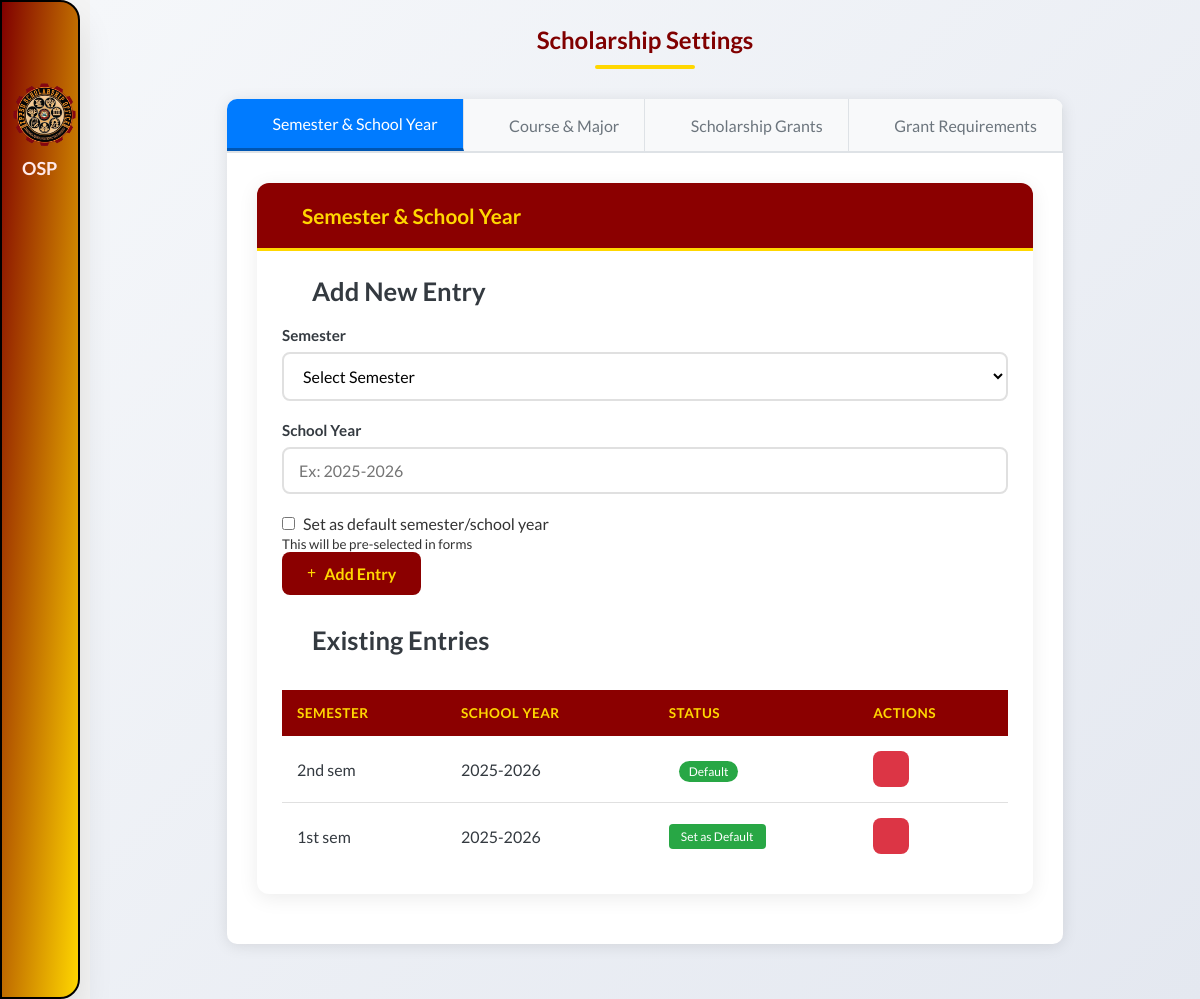
The app's page /views/manage_dropdowns.php (signed in) with its own data.
### tables this page shows
CREATE TABLE `dropdown_sem_sy` (
  `id` int(11) NOT NULL,
  `semester` enum('1st sem','2nd sem','Summer') NOT NULL,
  `school_year` varchar(9) NOT NULL,
  `is_default` tinyint(1) DEFAULT 0
);

### views/manage_dropdowns.php (the view, shortened to what this page needs)
<?php
include '../includes/session.php';
$sem_sy_list = $pdo->query("SELECT * FROM dropdown_sem_sy ORDER BY is_default DESC, semester, school_year")->fetchAll(PDO::FETCH_ASSOC);
$active_tab = isset($_GET['tab']) ? $_GET['tab'] : 'sem_sy';
?>
<!DOCTYPE html>
<html lang="en">
<head>
    <link rel="stylesheet" href="../css/styles.css?v=<?php echo time(); ?>">
    <link rel="stylesheet" href="../css/dashboard.css?v=<?php echo time(); ?>">
    <link rel="stylesheet" href="../css/manage_dropdowns.css?v=<?php echo time(); ?>">
    <link rel="stylesheet" href="https://code.jquery.com/ui/1.12.1/themes/base/jquery-ui.css">
</head>
<body>
    <nav class="stroke" id="sideNav">
        <ul>
            <li>
                <a href="#" class="logo">
                    <div style="display: flex; align-items: center;">
                        <img src="../assets/images/icons/scholarship_seal.png" alt="Scholarship Seal">
                    </div>
                    <span class="nav-item" style="margin-left: 10px;">OSP</span>
                </a>
            </li>
            <?php if ($_SESSION['role'] === 'admin'): ?>
                <li><a href="./dashboard.php"><i class="fas fa-solid fa-gauge"></i></a></li>
                <li><a href="./announcement.php"><i class="fas fa-bullhorn"></i></a></li>
                <li><a href="./scholarship_form.php"><i class="fas fa-solid fa-file"></i></a></li>
                <li><a href="./manage_dropdowns.php" class="activea"><i class="fas fa-list"></i></a></li>
                <li><a href="./applications.php"><i class="fas fa-solid fa-folder"></i></a></li>
                <li><a href="./logs.php"><i class="fas fa-clipboard-list"></i><span class="nav-item-2">Logs</span></a></li>
            <?php endif; ?>
            <li><a href="../auth/logout.php" class="logout"><i class="fas fa-solid fa-right-from-bracket"></i></a></li>
        </ul>
        <button class="toggle-btn" onclick="toggleNav()">
            <i class="fas fa-bars" id="toggle-icon"></i>
        </button>
    </nav>
    <div class="content">
        <h1 class="page-title">Scholarship Settings</h1>
        <div class="content-1">
            <div class="tab-container">
                <ul class="tab-header">
                    <li class="tab-item <?= $active_tab === 'sem_sy' ? 'active' : '' ?>" data-tab="sem_sy">
                        <i class="fas fa-calendar-alt"></i> Semester & School Year
                    </li>
                    <li class="tab-item <?= $active_tab === 'course_major' ? 'active' : '' ?>" data-tab="course_major">
                        <i class="fas fa-graduation-cap"></i> Course & Major
                    </li>
                    <li class="tab-item <?= $active_tab === 'scholarship_grant' ? 'active' : '' ?>"
                        data-tab="scholarship_grant">
                        <i class="fas fa-award"></i> Scholarship Grants
                    </li>
                    <li class="tab-item <?= $active_tab === 'grant_requirements' ? 'active' : '' ?>"
                        data-tab="grant_requirements">
                        <i class="fas fa-file-alt"></i> Grant Requirements
                    </li>
                </ul>
                <div class="tab-content">
                    <div class="tab-pane <?= $active_tab === 'sem_sy' ? 'active' : '' ?>" id="sem_sy">
                        <div class="dashboard-card">
                            <div class="card-header">
                                <h3><i class="fas fa-calendar-alt"></i> Semester & School Year</h3>
                            </div>
                            <div class="card-body">
                                <h4 class="section-title"><i class="fas fa-plus-circle"></i> Add New Entry</h4>
                                <form method="POST" class="add-form">
                                    <div class="form-group">
                                        <label for="semester">Semester</label>
                                        <select name="semester" id="semester" class="form-control" required>
                                            <option value="">Select Semester</option>
                                        </select>
                                    </div>
                                    <div class="form-group">
                                        <label for="school_year">School Year</label>
                                        <input type="text" name="school_year" id="school_year" class="form-control"
                                            placeholder="Ex: 2025-2026" pattern="\d{4}-\d{4}" title="Format: YYYY-YYYY"
                                            required>
                                    </div>
                                    <div class="default-checkbox">
                                        <label>
                                            <input type="checkbox" name="is_default" value="1">
                                            <span>Set as default semester/school year</span>
                                        </label>
                                        <small class="text-muted">This will be pre-selected in forms</small>
                                    </div>
                                    <button type="submit" class="btn btn-primary">
                                        <i class="fas fa-plus"></i> Add Entry
                                    </button>
                                </form>
                                <h4 class="section-title" style="margin-top: 30px;">
                                    <i class="fas fa-list-ul"></i> Existing Entries
                                </h4>
                                <?php if (empty($sem_sy_list)): ?>
                                    <div class="empty-state">
                                        <i class="fas fa-calendar-times"></i>
                                        <p>No semester entries found</p>
                                    </div>
                                <?php else: ?>
                                    <div class="table-responsive">
                                        <table class="table">
                                            <thead>
                                                <tr>
                                                    <th>Semester</th>
                                                    <th>School Year</th>
                                                    <th>Status</th>
                                                    <th>Actions</th>
                                                </tr>
                                            </thead>
                                            <tbody>
                                                <?php foreach ($sem_sy_list as $s): ?>
                                                    <tr>
                                                        <td><?= htmlspecialchars($s['semester']) ?></td>
                                                        <td><?= htmlspecialchars($s['school_year']) ?></td>
                                                        <td>
                                                            <?php if ($s['is_default']): ?>
                                                                <span class="default-badge">Default</span>
                                                            <?php else: ?>
                                                                <form method="POST" style="display: inline;">
                                                                    <button type="submit" class="set-default-btn"
                                                                        onclick="return confirm('Set this as the default semester/school year?')">
                                                                        Set as Default
                                                                    </button>
                                                                </form>
                                                            <?php endif; ?>
                                                        </td>
                                                        <td>
                                                            <a href="?delete=<?= $s['id'] ?>&type=sem_sy&tab=sem_sy"
                                                                class="btn-delete-icon"
                                                                onclick="return confirm('Are you sure you want to delete this entry?')"
                                                                title="Delete">
                                                                <i class="fas fa-trash-alt"></i>
                                                            </a>
                                                        </td>
                                                    </tr>
                                                <?php endforeach; ?>
                                            </tbody>
                                        </table>
                                    </div>
                                <?php endif; ?>
                            </div>
                        </div>
                    </div>
                </div>
            </div>
        </div>
    </div>
</body>
</html>

### css/styles.css (style rules this page uses)
* { margin: 0; padding: 0; outline: none; border: none; text-decoration: none; box-sizing: border-box; font-family: "Lato", sans-serif; }
body { background: #f4f4f4; overflow-x: hidden; }
.logo { margin-top: 70px; text-align: start; display: flex; flex-direction: column; align-items: start; transition: all 0.5s ease; }
.logo img { width: 65px; height: 65px; margin-bottom: 10px; }
.logo span { font-weight: bold; font-size: 18px; text-align: center; }
nav { position: fixed; top: 0; bottom: 0; left: 0; height: 100%; background: linear-gradient(to bottom right, #800000, #ffd700); width: 80px; overflow: hidden; transition: width 0.3s ease, left 0.3s ease; box-shadow: 0 20px 35px rgba(0, 0, 0, 0.1); z-index: 99999; border-top-right-radius: 20px; border-bottom-right-radius: 20px; border: 2px solid black; }
a { position: relative; color: #ffe9e9 !important; font-size: 14px; display: table; width: 350px; padding: 10px; transition: background 0.3s ease, transform 0.3s ease, color 0.3s ease; font-weight: bold; text-decoration: none !important; }
nav ul li a, nav ul li a:after, nav ul li a:before { transition: all 0.5s; }
nav ul li a i { position: relative; width: 70px; height: 40px; top: 14px; font-size: 20px; text-align: center; }
.nav-item { position: relative; margin-left: 15px; }
.logout { position: absolute; bottom: 0; }
.activea { color: #ffd700 !important; font-weight: bold; }
.content { margin-left: 90px; padding: 20px; color: #333; transition: margin-left 0.3s ease; }
.content h1 { font-size: 24px; color: #800000; }
.toggle-btn { position: fixed; top: 15px!important; left: 15px!important; background: transparent; color: #ffd700; border: none; padding: 14px; width: 50px; height: 50px; cursor: pointer; z-index: 1100; font-size: 22px; display: flex; align-items: center; justify-content: center; transition: all 0.3s cubic-bezier(0.175, 0.885, 0.32, 1.275); overflow: hidden; }
.toggle-btn i { display: flex; align-items: center; justify-content: center; width: 100%; height: 100%; }

### css/dashboard.css (style rules this page uses)
:root { --primary-color: #8B0000; --secondary-color: #DBBA00; --success-color: #28a745; --warning-color: #ffc107; --danger-color: #dc3545; --info-color: #17a2b8; --light-color: #f8f9fa; --dark-color: #343a40; --chart-bg: #ffffff; --border-radius: 12px; --box-shadow: 0 4px 20px rgba(0, 0, 0, 0.08); --transition: all 0.3s ease; }
.content { padding: 25px; background: linear-gradient(135deg, #f5f7fa 0%, #e4e8f0 100%); min-height: 100vh; }

### views/manage_dropdowns.php (style rules this page uses)
.default-badge { background: #28a745; color: white; padding: 3px 10px; border-radius: 20px; font-size: 12px; font-weight: 500; margin-left: 10px; }
.default-checkbox { margin-top: 10px; }
.default-checkbox label { display: flex; align-items: center; gap: 8px; cursor: pointer; }
.set-default-btn { background: #28a745; color: white; border: none; padding: 5px 12px; border-radius: 4px; font-size: 12px; cursor: pointer; transition: background 0.2s; }
.tab-container { background: white; border-radius: 10px; box-shadow: 0 2px 15px rgba(0, 0, 0, 0.1); overflow: hidden; margin-bottom: 30px; }
.tab-header { display: flex; background: #f8f9fa; border-bottom: 2px solid #dee2e6; padding: 0; margin: 0; list-style: none; }
.tab-item { padding: 15px 25px; cursor: pointer; border-right: 1px solid #dee2e6; font-weight: 500; color: #6c757d; display: flex; align-items: center; gap: 8px; }
.tab-item.active { background: #007bff; color: white; border-bottom: 3px solid #0056b3; }
.tab-content { padding: 30px; }
.tab-pane { display: none; }
.tab-pane.active { display: block; }
.dashboard-card { margin-bottom: 20px; }

### records on screen
dropdown_sem_sy: semester "2nd sem", school_year "2025-2026", is_default "Default"
dropdown_sem_sy: semester "1st sem", school_year "2025-2026"
